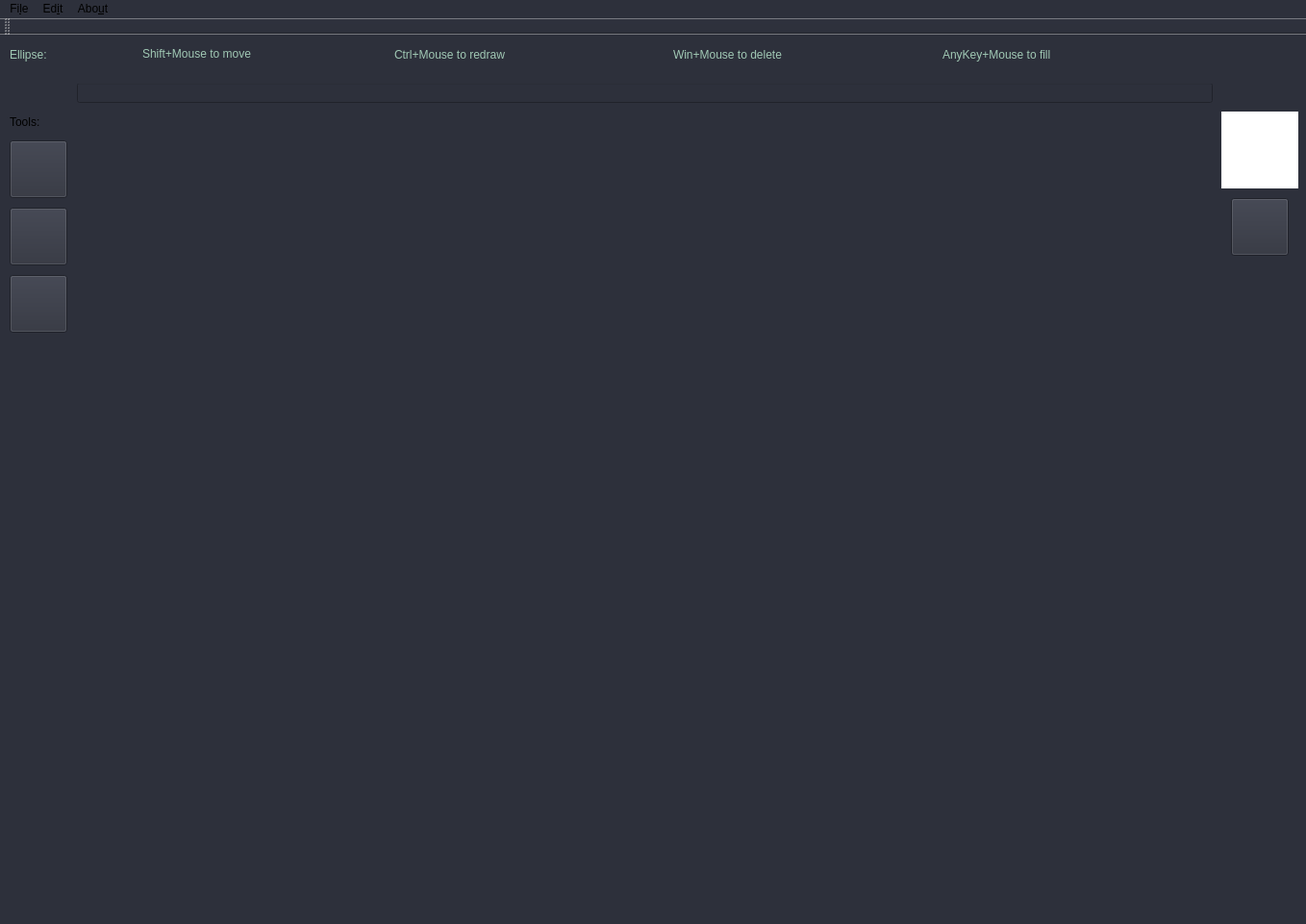
<?xml version="1.0" encoding="UTF-8"?>
<ui version="4.0">
 <class>MainWindow</class>
 <widget class="QMainWindow" name="MainWindow">
  <property name="geometry">
   <rect>
    <x>0</x>
    <y>0</y>
    <width>1358</width>
    <height>961</height>
   </rect>
  </property>
  <property name="windowTitle">
   <string>MainWindow</string>
  </property>
  <property name="styleSheet">
   <string notr="true">background-color: rgb(45, 48, 59);</string>
  </property>
  <widget class="QWidget" name="centralWidget">
   <widget class="QLineEdit" name="NameOfFile">
    <property name="geometry">
     <rect>
      <x>80</x>
      <y>50</y>
      <width>1181</width>
      <height>21</height>
     </rect>
    </property>
    <property name="styleSheet">
     <string notr="true">background-color: rgb(45, 48, 59);</string>
    </property>
   </widget>
   <widget class="QPushButton" name="SetColorButton">
    <property name="geometry">
     <rect>
      <x>1280</x>
      <y>170</y>
      <width>60</width>
      <height>60</height>
     </rect>
    </property>
    <property name="minimumSize">
     <size>
      <width>60</width>
      <height>60</height>
     </size>
    </property>
    <property name="maximumSize">
     <size>
      <width>60</width>
      <height>60</height>
     </size>
    </property>
    <property name="styleSheet">
     <string notr="true"/>
    </property>
    <property name="text">
     <string/>
    </property>
   </widget>
   <widget class="QWidget" name="Color" native="true">
    <property name="geometry">
     <rect>
      <x>1270</x>
      <y>80</y>
      <width>80</width>
      <height>80</height>
     </rect>
    </property>
    <property name="minimumSize">
     <size>
      <width>80</width>
      <height>80</height>
     </size>
    </property>
    <property name="maximumSize">
     <size>
      <width>80</width>
      <height>80</height>
     </size>
    </property>
    <property name="styleSheet">
     <string notr="true">background-color: rgb(255, 255, 255);
</string>
    </property>
   </widget>
   <widget class="QWidget" name="widget_Zoom" native="true">
    <property name="geometry">
     <rect>
      <x>0</x>
      <y>0</y>
      <width>631</width>
      <height>41</height>
     </rect>
    </property>
    <widget class="QPushButton" name="pushButtonZoom_ActualPixels">
     <property name="geometry">
      <rect>
       <x>80</x>
       <y>0</y>
       <width>131</width>
       <height>41</height>
      </rect>
     </property>
     <property name="text">
      <string>Actual Pixels</string>
     </property>
    </widget>
    <widget class="QPushButton" name="pushButtonZoom_FitScreen">
     <property name="geometry">
      <rect>
       <x>230</x>
       <y>0</y>
       <width>121</width>
       <height>41</height>
      </rect>
     </property>
     <property name="text">
      <string>Fit Screen</string>
     </property>
    </widget>
    <widget class="QRadioButton" name="radioButtonZoom">
     <property name="geometry">
      <rect>
       <x>410</x>
       <y>1</y>
       <width>105</width>
       <height>31</height>
      </rect>
     </property>
     <property name="styleSheet">
      <string notr="true">color: rgb(211, 255, 243);</string>
     </property>
     <property name="text">
      <string/>
     </property>
    </widget>
    <widget class="QLabel" name="label_2">
     <property name="geometry">
      <rect>
       <x>10</x>
       <y>10</y>
       <width>59</width>
       <height>18</height>
      </rect>
     </property>
     <property name="styleSheet">
      <string notr="true">color: rgb(160, 200, 180);
font: 75 12pt &quot;Misc Fixed&quot;;</string>
     </property>
     <property name="text">
      <string>Zoom:</string>
     </property>
    </widget>
   </widget>
   <widget class="QPushButton" name="pushButton_Zoom">
    <property name="geometry">
     <rect>
      <x>10</x>
      <y>110</y>
      <width>60</width>
      <height>60</height>
     </rect>
    </property>
    <property name="minimumSize">
     <size>
      <width>60</width>
      <height>60</height>
     </size>
    </property>
    <property name="maximumSize">
     <size>
      <width>60</width>
      <height>60</height>
     </size>
    </property>
    <property name="text">
     <string/>
    </property>
   </widget>
   <widget class="QLabel" name="Tools">
    <property name="geometry">
     <rect>
      <x>10</x>
      <y>80</y>
      <width>59</width>
      <height>21</height>
     </rect>
    </property>
    <property name="text">
     <string>Tools:</string>
    </property>
   </widget>
   <widget class="QWidget" name="gridLayoutWidget">
    <property name="geometry">
     <rect>
      <x>80</x>
      <y>80</y>
      <width>1181</width>
      <height>811</height>
     </rect>
    </property>
    <layout class="QGridLayout" name="gridLayout"/>
   </widget>
   <widget class="QPushButton" name="pushButton_Rect">
    <property name="geometry">
     <rect>
      <x>10</x>
      <y>180</y>
      <width>60</width>
      <height>60</height>
     </rect>
    </property>
    <property name="minimumSize">
     <size>
      <width>60</width>
      <height>60</height>
     </size>
    </property>
    <property name="maximumSize">
     <size>
      <width>60</width>
      <height>60</height>
     </size>
    </property>
    <property name="text">
     <string/>
    </property>
   </widget>
   <widget class="QPushButton" name="pushButton_Circle">
    <property name="geometry">
     <rect>
      <x>10</x>
      <y>250</y>
      <width>60</width>
      <height>60</height>
     </rect>
    </property>
    <property name="minimumSize">
     <size>
      <width>60</width>
      <height>60</height>
     </size>
    </property>
    <property name="maximumSize">
     <size>
      <width>60</width>
      <height>60</height>
     </size>
    </property>
    <property name="text">
     <string/>
    </property>
   </widget>
   <widget class="QWidget" name="widget_Rect" native="true">
    <property name="geometry">
     <rect>
      <x>0</x>
      <y>0</y>
      <width>1331</width>
      <height>51</height>
     </rect>
    </property>
    <widget class="QLabel" name="label">
     <property name="geometry">
      <rect>
       <x>10</x>
       <y>10</y>
       <width>101</width>
       <height>21</height>
      </rect>
     </property>
     <property name="styleSheet">
      <string notr="true">color: rgb(160, 200, 180);
font: 75 12pt &quot;Misc Fixed&quot;;</string>
     </property>
     <property name="text">
      <string>Rectangle:</string>
     </property>
    </widget>
    <widget class="QLabel" name="ShiftMouse">
     <property name="geometry">
      <rect>
       <x>148</x>
       <y>-1</y>
       <width>181</width>
       <height>41</height>
      </rect>
     </property>
     <property name="styleSheet">
      <string notr="true">color: rgb(160, 200, 180);
font: 75 12pt &quot;Misc Fixed&quot;;</string>
     </property>
     <property name="text">
      <string>Shift+Mouse to move</string>
     </property>
    </widget>
    <widget class="QLabel" name="label_MoveRect">
     <property name="geometry">
      <rect>
       <x>330</x>
       <y>0</y>
       <width>50</width>
       <height>45</height>
      </rect>
     </property>
     <property name="minimumSize">
      <size>
       <width>50</width>
       <height>45</height>
      </size>
     </property>
     <property name="maximumSize">
      <size>
       <width>50</width>
       <height>45</height>
      </size>
     </property>
     <property name="text">
      <string/>
     </property>
    </widget>
    <widget class="QLabel" name="label_3">
     <property name="geometry">
      <rect>
       <x>410</x>
       <y>0</y>
       <width>191</width>
       <height>41</height>
      </rect>
     </property>
     <property name="styleSheet">
      <string notr="true">color: rgb(160, 200, 180);
font: 75 12pt &quot;Misc Fixed&quot;;</string>
     </property>
     <property name="text">
      <string>Ctrl+Mouse to redraw</string>
     </property>
    </widget>
    <widget class="QLabel" name="label_ResizeRect">
     <property name="geometry">
      <rect>
       <x>600</x>
       <y>0</y>
       <width>50</width>
       <height>45</height>
      </rect>
     </property>
     <property name="minimumSize">
      <size>
       <width>50</width>
       <height>45</height>
      </size>
     </property>
     <property name="maximumSize">
      <size>
       <width>50</width>
       <height>45</height>
      </size>
     </property>
     <property name="text">
      <string/>
     </property>
    </widget>
    <widget class="QLabel" name="label_4">
     <property name="geometry">
      <rect>
       <x>700</x>
       <y>0</y>
       <width>181</width>
       <height>41</height>
      </rect>
     </property>
     <property name="styleSheet">
      <string notr="true">color: rgb(160, 200, 180);
font: 75 12pt &quot;Misc Fixed&quot;;</string>
     </property>
     <property name="text">
      <string>Win+Mouse to delete</string>
     </property>
    </widget>
    <widget class="QLabel" name="label_DelRect">
     <property name="geometry">
      <rect>
       <x>880</x>
       <y>0</y>
       <width>50</width>
       <height>45</height>
      </rect>
     </property>
     <property name="minimumSize">
      <size>
       <width>50</width>
       <height>45</height>
      </size>
     </property>
     <property name="maximumSize">
      <size>
       <width>50</width>
       <height>45</height>
      </size>
     </property>
     <property name="text">
      <string/>
     </property>
    </widget>
    <widget class="QLabel" name="label_5">
     <property name="geometry">
      <rect>
       <x>980</x>
       <y>10</y>
       <width>201</width>
       <height>21</height>
      </rect>
     </property>
     <property name="styleSheet">
      <string notr="true">color: rgb(160, 200, 180);
font: 75 12pt &quot;Misc Fixed&quot;;</string>
     </property>
     <property name="text">
      <string>AnyKey+Mouse to fill</string>
     </property>
    </widget>
    <widget class="QLabel" name="label_fillR">
     <property name="geometry">
      <rect>
       <x>1170</x>
       <y>0</y>
       <width>50</width>
       <height>45</height>
      </rect>
     </property>
     <property name="minimumSize">
      <size>
       <width>50</width>
       <height>45</height>
      </size>
     </property>
     <property name="maximumSize">
      <size>
       <width>50</width>
       <height>45</height>
      </size>
     </property>
     <property name="styleSheet">
      <string notr="true"/>
     </property>
     <property name="text">
      <string/>
     </property>
    </widget>
   </widget>
   <widget class="QWidget" name="widget_Ell" native="true">
    <property name="geometry">
     <rect>
      <x>0</x>
      <y>0</y>
      <width>1331</width>
      <height>51</height>
     </rect>
    </property>
    <widget class="QLabel" name="label_6">
     <property name="geometry">
      <rect>
       <x>10</x>
       <y>10</y>
       <width>101</width>
       <height>21</height>
      </rect>
     </property>
     <property name="styleSheet">
      <string notr="true">color: rgb(160, 200, 180);
font: 75 12pt &quot;Misc Fixed&quot;;</string>
     </property>
     <property name="text">
      <string>Ellipse:</string>
     </property>
    </widget>
    <widget class="QLabel" name="ShiftMouse_2">
     <property name="geometry">
      <rect>
       <x>148</x>
       <y>-1</y>
       <width>181</width>
       <height>41</height>
      </rect>
     </property>
     <property name="styleSheet">
      <string notr="true">color: rgb(160, 200, 180);
font: 75 12pt &quot;Misc Fixed&quot;;</string>
     </property>
     <property name="text">
      <string>Shift+Mouse to move</string>
     </property>
    </widget>
    <widget class="QLabel" name="label_MoveEll">
     <property name="geometry">
      <rect>
       <x>330</x>
       <y>0</y>
       <width>50</width>
       <height>45</height>
      </rect>
     </property>
     <property name="minimumSize">
      <size>
       <width>50</width>
       <height>45</height>
      </size>
     </property>
     <property name="maximumSize">
      <size>
       <width>50</width>
       <height>45</height>
      </size>
     </property>
     <property name="text">
      <string/>
     </property>
    </widget>
    <widget class="QLabel" name="label_7">
     <property name="geometry">
      <rect>
       <x>410</x>
       <y>0</y>
       <width>191</width>
       <height>41</height>
      </rect>
     </property>
     <property name="styleSheet">
      <string notr="true">color: rgb(160, 200, 180);
font: 75 12pt &quot;Misc Fixed&quot;;</string>
     </property>
     <property name="text">
      <string>Ctrl+Mouse to redraw</string>
     </property>
    </widget>
    <widget class="QLabel" name="label_ResizeEll">
     <property name="geometry">
      <rect>
       <x>600</x>
       <y>0</y>
       <width>50</width>
       <height>45</height>
      </rect>
     </property>
     <property name="minimumSize">
      <size>
       <width>50</width>
       <height>45</height>
      </size>
     </property>
     <property name="maximumSize">
      <size>
       <width>50</width>
       <height>45</height>
      </size>
     </property>
     <property name="text">
      <string/>
     </property>
    </widget>
    <widget class="QLabel" name="label_8">
     <property name="geometry">
      <rect>
       <x>700</x>
       <y>0</y>
       <width>181</width>
       <height>41</height>
      </rect>
     </property>
     <property name="styleSheet">
      <string notr="true">color: rgb(160, 200, 180);
font: 75 12pt &quot;Misc Fixed&quot;;</string>
     </property>
     <property name="text">
      <string>Win+Mouse to delete</string>
     </property>
    </widget>
    <widget class="QLabel" name="label_DelEll">
     <property name="geometry">
      <rect>
       <x>880</x>
       <y>0</y>
       <width>50</width>
       <height>45</height>
      </rect>
     </property>
     <property name="minimumSize">
      <size>
       <width>50</width>
       <height>45</height>
      </size>
     </property>
     <property name="maximumSize">
      <size>
       <width>50</width>
       <height>45</height>
      </size>
     </property>
     <property name="text">
      <string/>
     </property>
    </widget>
    <widget class="QLabel" name="label_fillE">
     <property name="geometry">
      <rect>
       <x>1170</x>
       <y>0</y>
       <width>50</width>
       <height>45</height>
      </rect>
     </property>
     <property name="minimumSize">
      <size>
       <width>50</width>
       <height>45</height>
      </size>
     </property>
     <property name="maximumSize">
      <size>
       <width>50</width>
       <height>45</height>
      </size>
     </property>
     <property name="text">
      <string/>
     </property>
    </widget>
    <widget class="QLabel" name="label_9">
     <property name="geometry">
      <rect>
       <x>980</x>
       <y>10</y>
       <width>181</width>
       <height>21</height>
      </rect>
     </property>
     <property name="styleSheet">
      <string notr="true">color: rgb(160, 200, 180);
font: 75 12pt &quot;Misc Fixed&quot;;</string>
     </property>
     <property name="text">
      <string>AnyKey+Mouse to fill</string>
     </property>
    </widget>
   </widget>
   <zorder>NameOfFile</zorder>
   <zorder>SetColorButton</zorder>
   <zorder>Color</zorder>
   <zorder>pushButton_Zoom</zorder>
   <zorder>Tools</zorder>
   <zorder>gridLayoutWidget</zorder>
   <zorder>pushButton_Rect</zorder>
   <zorder>pushButton_Circle</zorder>
   <zorder>widget_Zoom</zorder>
   <zorder>widget_Rect</zorder>
   <zorder>widget_Ell</zorder>
  </widget>
  <widget class="QMenuBar" name="menuBar">
   <property name="geometry">
    <rect>
     <x>0</x>
     <y>0</y>
     <width>1358</width>
     <height>30</height>
    </rect>
   </property>
   <widget class="QMenu" name="menuFile">
    <property name="title">
     <string>Fi&amp;le</string>
    </property>
    <addaction name="actionNew"/>
    <addaction name="actionOpen"/>
    <addaction name="actionSave"/>
    <addaction name="actionSave_as"/>
    <addaction name="actionClose_file"/>
   </widget>
   <widget class="QMenu" name="menuEdit">
    <property name="title">
     <string>Ed&amp;it</string>
    </property>
    <addaction name="actionUndo"/>
    <addaction name="actionRedo"/>
    <addaction name="actionCut"/>
    <addaction name="actionCopy"/>
    <addaction name="actionPaste"/>
   </widget>
   <widget class="QMenu" name="menuAbout">
    <property name="title">
     <string>Abo&amp;ut</string>
    </property>
    <addaction name="actionHow_to_work"/>
   </widget>
   <addaction name="menuFile"/>
   <addaction name="menuEdit"/>
   <addaction name="menuAbout"/>
  </widget>
  <widget class="QToolBar" name="mainToolBar">
   <attribute name="toolBarArea">
    <enum>TopToolBarArea</enum>
   </attribute>
   <attribute name="toolBarBreak">
    <bool>false</bool>
   </attribute>
  </widget>
  <widget class="QStatusBar" name="statusBar"/>
  <action name="actionNew">
   <property name="text">
    <string>&amp;New* (Ctrl+N)</string>
   </property>
   <property name="iconText">
    <string>New* (Ctrl+N)</string>
   </property>
  </action>
  <action name="actionOpen">
   <property name="text">
    <string>&amp;Open (Ctrl+O)</string>
   </property>
   <property name="iconText">
    <string>Open (Ctrl+O)</string>
   </property>
  </action>
  <action name="actionSave">
   <property name="text">
    <string>&amp;Save (Ctrl+S)</string>
   </property>
   <property name="iconText">
    <string>Save (Ctrl+S)</string>
   </property>
  </action>
  <action name="actionSave_as">
   <property name="text">
    <string>Sa&amp;ve as (Ctrl+Shift+S)</string>
   </property>
   <property name="iconText">
    <string>Save as (Ctrl+Shift+S)</string>
   </property>
  </action>
  <action name="actionUndo">
   <property name="text">
    <string>&amp;Undo</string>
   </property>
  </action>
  <action name="actionRedo">
   <property name="text">
    <string>&amp;Redo</string>
   </property>
  </action>
  <action name="actionCut">
   <property name="text">
    <string>&amp;Cut</string>
   </property>
  </action>
  <action name="actionCopy">
   <property name="text">
    <string>C&amp;opy</string>
   </property>
  </action>
  <action name="actionPaste">
   <property name="text">
    <string>&amp;Paste</string>
   </property>
  </action>
  <action name="actionClose_file">
   <property name="text">
    <string>&amp;Close file (Ctrl+X)</string>
   </property>
   <property name="iconText">
    <string>Close file (Ctrl+X)</string>
   </property>
   <property name="toolTip">
    <string>Close file (Ctrl+X)</string>
   </property>
  </action>
  <action name="actionHow_to_work">
   <property name="text">
    <string>&amp;How to work</string>
   </property>
  </action>
 </widget>
 <layoutdefault spacing="6" margin="11"/>
 <resources/>
 <connections/>
</ui>
